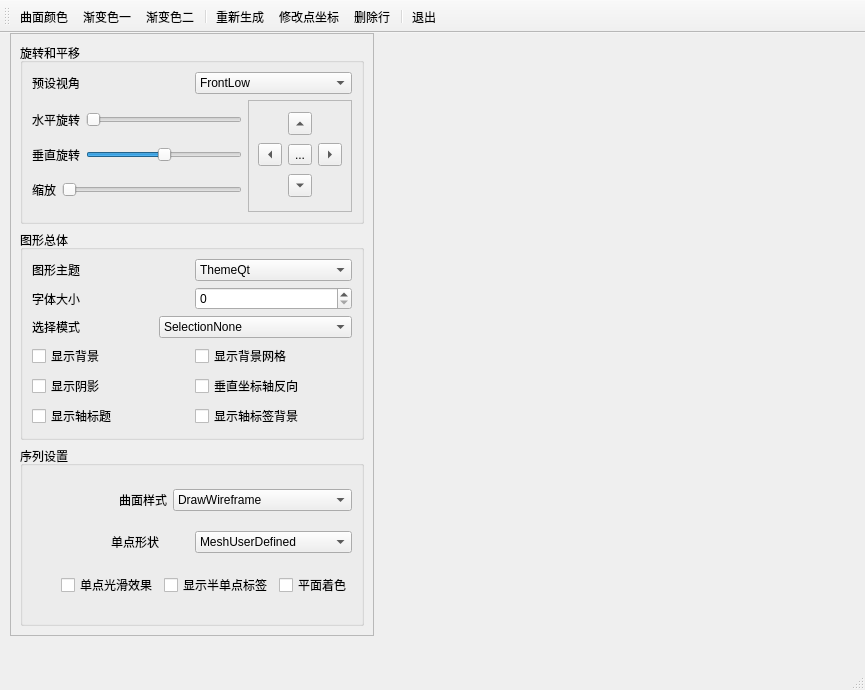
<?xml version="1.0" encoding="UTF-8"?>
<ui version="4.0">
 <class>MainWindow</class>
 <widget class="QMainWindow" name="MainWindow">
  <property name="geometry">
   <rect>
    <x>0</x>
    <y>0</y>
    <width>865</width>
    <height>690</height>
   </rect>
  </property>
  <property name="windowTitle">
   <string>Q3DScatter三维散点图</string>
  </property>
  <widget class="QWidget" name="centralwidget">
   <widget class="QFrame" name="frame_setupChart">
    <property name="geometry">
     <rect>
      <x>10</x>
      <y>0</y>
      <width>364</width>
      <height>603</height>
     </rect>
    </property>
    <property name="frameShape">
     <enum>QFrame::StyledPanel</enum>
    </property>
    <property name="frameShadow">
     <enum>QFrame::Raised</enum>
    </property>
    <layout class="QVBoxLayout" name="verticalLayout_5">
     <item>
      <widget class="QGroupBox" name="groupBox">
       <property name="title">
        <string>旋转和平移</string>
       </property>
       <layout class="QVBoxLayout" name="verticalLayout_3">
        <item>
         <layout class="QHBoxLayout" name="horizontalLayout_7">
          <item>
           <widget class="QLabel" name="label">
            <property name="text">
             <string>预设视角</string>
            </property>
           </widget>
          </item>
          <item>
           <widget class="QComboBox" name="comboBox_preView">
            <item>
             <property name="text">
              <string>FrontLow</string>
             </property>
            </item>
            <item>
             <property name="text">
              <string>Front</string>
             </property>
            </item>
            <item>
             <property name="text">
              <string>FrontHigh</string>
             </property>
            </item>
            <item>
             <property name="text">
              <string>LeftLow</string>
             </property>
            </item>
            <item>
             <property name="text">
              <string>Left</string>
             </property>
            </item>
            <item>
             <property name="text">
              <string>LeftHigh</string>
             </property>
            </item>
            <item>
             <property name="text">
              <string>RightLow</string>
             </property>
            </item>
            <item>
             <property name="text">
              <string>Right</string>
             </property>
            </item>
            <item>
             <property name="text">
              <string>RightHigh</string>
             </property>
            </item>
            <item>
             <property name="text">
              <string>BehindLow</string>
             </property>
            </item>
            <item>
             <property name="text">
              <string>Behind</string>
             </property>
            </item>
            <item>
             <property name="text">
              <string>BehindHigh</string>
             </property>
            </item>
            <item>
             <property name="text">
              <string>sometricLeft</string>
             </property>
            </item>
            <item>
             <property name="text">
              <string>sometricLeftHigh</string>
             </property>
            </item>
            <item>
             <property name="text">
              <string>sometricRight</string>
             </property>
            </item>
            <item>
             <property name="text">
              <string>sometricRightHigh</string>
             </property>
            </item>
            <item>
             <property name="text">
              <string>DirectlyAbove</string>
             </property>
            </item>
            <item>
             <property name="text">
              <string>DirectlyAboveCW45</string>
             </property>
            </item>
            <item>
             <property name="text">
              <string>DirectlyAboveCCW45</string>
             </property>
            </item>
            <item>
             <property name="text">
              <string>FrontBelow</string>
             </property>
            </item>
            <item>
             <property name="text">
              <string>LeftBelow</string>
             </property>
            </item>
            <item>
             <property name="text">
              <string>RightBelow</string>
             </property>
            </item>
            <item>
             <property name="text">
              <string>BehindBelow</string>
             </property>
            </item>
            <item>
             <property name="text">
              <string>DirectlyBelow</string>
             </property>
            </item>
           </widget>
          </item>
         </layout>
        </item>
        <item>
         <layout class="QHBoxLayout" name="horizontalLayout_11">
          <item>
           <layout class="QVBoxLayout" name="verticalLayout_2">
            <item>
             <layout class="QHBoxLayout" name="horizontalLayout_8">
              <item>
               <widget class="QLabel" name="label_2">
                <property name="text">
                 <string>水平旋转</string>
                </property>
               </widget>
              </item>
              <item>
               <widget class="QSlider" name="horizontalSlider_horizontalRotate">
                <property name="orientation">
                 <enum>Qt::Horizontal</enum>
                </property>
               </widget>
              </item>
             </layout>
            </item>
            <item>
             <layout class="QHBoxLayout" name="horizontalLayout_9">
              <item>
               <widget class="QLabel" name="label_3">
                <property name="text">
                 <string>垂直旋转</string>
                </property>
               </widget>
              </item>
              <item>
               <widget class="QSlider" name="horizontalSlider_VerticalRotate">
                <property name="minimum">
                 <number>-180</number>
                </property>
                <property name="maximum">
                 <number>180</number>
                </property>
                <property name="orientation">
                 <enum>Qt::Horizontal</enum>
                </property>
               </widget>
              </item>
             </layout>
            </item>
            <item>
             <layout class="QHBoxLayout" name="horizontalLayout_10">
              <item>
               <widget class="QLabel" name="label_4">
                <property name="text">
                 <string>缩放</string>
                </property>
               </widget>
              </item>
              <item>
               <widget class="QSlider" name="horizontalSlider_scaled">
                <property name="minimum">
                 <number>10</number>
                </property>
                <property name="maximum">
                 <number>100</number>
                </property>
                <property name="orientation">
                 <enum>Qt::Horizontal</enum>
                </property>
               </widget>
              </item>
             </layout>
            </item>
           </layout>
          </item>
          <item>
           <widget class="QFrame" name="frame">
            <property name="frameShape">
             <enum>QFrame::StyledPanel</enum>
            </property>
            <property name="frameShadow">
             <enum>QFrame::Raised</enum>
            </property>
            <layout class="QGridLayout" name="gridLayout">
             <item row="0" column="1">
              <widget class="QToolButton" name="toolButton_up">
               <property name="text">
                <string>...</string>
               </property>
               <property name="arrowType">
                <enum>Qt::UpArrow</enum>
               </property>
              </widget>
             </item>
             <item row="1" column="0">
              <widget class="QToolButton" name="toolButton_left">
               <property name="text">
                <string>...</string>
               </property>
               <property name="arrowType">
                <enum>Qt::LeftArrow</enum>
               </property>
              </widget>
             </item>
             <item row="1" column="1">
              <widget class="QToolButton" name="toolButton_refresh">
               <property name="text">
                <string>...</string>
               </property>
              </widget>
             </item>
             <item row="1" column="2">
              <widget class="QToolButton" name="toolButton_right">
               <property name="text">
                <string>...</string>
               </property>
               <property name="arrowType">
                <enum>Qt::RightArrow</enum>
               </property>
              </widget>
             </item>
             <item row="2" column="1">
              <widget class="QToolButton" name="toolButton_down">
               <property name="text">
                <string>...</string>
               </property>
               <property name="arrowType">
                <enum>Qt::DownArrow</enum>
               </property>
              </widget>
             </item>
            </layout>
           </widget>
          </item>
         </layout>
        </item>
       </layout>
      </widget>
     </item>
     <item>
      <widget class="QGroupBox" name="groupBox_2">
       <property name="title">
        <string>图形总体</string>
       </property>
       <layout class="QVBoxLayout" name="verticalLayout">
        <item>
         <layout class="QHBoxLayout" name="horizontalLayout">
          <item>
           <widget class="QLabel" name="label_5">
            <property name="text">
             <string>图形主题</string>
            </property>
           </widget>
          </item>
          <item>
           <widget class="QComboBox" name="comboBox_mapTheme">
            <item>
             <property name="text">
              <string>ThemeQt</string>
             </property>
            </item>
            <item>
             <property name="text">
              <string>ThemePrimaryColors</string>
             </property>
            </item>
            <item>
             <property name="text">
              <string>ThemeDigia</string>
             </property>
            </item>
            <item>
             <property name="text">
              <string>ThemeStoneMoss</string>
             </property>
            </item>
            <item>
             <property name="text">
              <string>ThemeArmyBlue</string>
             </property>
            </item>
            <item>
             <property name="text">
              <string>ThemeRetro</string>
             </property>
            </item>
            <item>
             <property name="text">
              <string>ThemeEbony</string>
             </property>
            </item>
            <item>
             <property name="text">
              <string>ThemeIsabelle</string>
             </property>
            </item>
            <item>
             <property name="text">
              <string>ThemeUserDefined</string>
             </property>
            </item>
           </widget>
          </item>
         </layout>
        </item>
        <item>
         <layout class="QHBoxLayout" name="horizontalLayout_2">
          <item>
           <widget class="QLabel" name="label_6">
            <property name="text">
             <string>字体大小</string>
            </property>
           </widget>
          </item>
          <item>
           <widget class="QSpinBox" name="spinBox_fontSize"/>
          </item>
         </layout>
        </item>
        <item>
         <layout class="QHBoxLayout" name="horizontalLayout_3">
          <item>
           <widget class="QLabel" name="label_7">
            <property name="text">
             <string>选择模式</string>
            </property>
           </widget>
          </item>
          <item>
           <widget class="QComboBox" name="comboBox_selectMode">
            <item>
             <property name="text">
              <string>SelectionNone</string>
             </property>
            </item>
            <item>
             <property name="text">
              <string>SelectionItem</string>
             </property>
            </item>
            <item>
             <property name="text">
              <string>SelectionRow</string>
             </property>
            </item>
            <item>
             <property name="text">
              <string>SelectionItemAndRow</string>
             </property>
            </item>
            <item>
             <property name="text">
              <string>SelectionColumn</string>
             </property>
            </item>
            <item>
             <property name="text">
              <string>SelectionItemAndColumn</string>
             </property>
            </item>
            <item>
             <property name="text">
              <string>SelectionRowAndColumn</string>
             </property>
            </item>
            <item>
             <property name="text">
              <string>SelectionItemRowAndColumn</string>
             </property>
            </item>
            <item>
             <property name="text">
              <string>SelectionSlice</string>
             </property>
            </item>
            <item>
             <property name="text">
              <string>SelectionMultiSeries</string>
             </property>
            </item>
           </widget>
          </item>
         </layout>
        </item>
        <item>
         <layout class="QHBoxLayout" name="horizontalLayout_4">
          <item>
           <widget class="QCheckBox" name="checkBox_showBackground">
            <property name="text">
             <string>显示背景</string>
            </property>
           </widget>
          </item>
          <item>
           <widget class="QCheckBox" name="checkBox_showGrid">
            <property name="text">
             <string>显示背景网格</string>
            </property>
           </widget>
          </item>
         </layout>
        </item>
        <item>
         <layout class="QHBoxLayout" name="horizontalLayout_5">
          <item>
           <widget class="QCheckBox" name="checkBox_showReflection">
            <property name="text">
             <string>显示阴影</string>
            </property>
           </widget>
          </item>
          <item>
           <widget class="QCheckBox" name="checkBox_reverseValueAxis">
            <property name="text">
             <string>垂直坐标轴反向</string>
            </property>
           </widget>
          </item>
         </layout>
        </item>
        <item>
         <layout class="QHBoxLayout" name="horizontalLayout_6">
          <item>
           <widget class="QCheckBox" name="checkBox_showAxisTitle">
            <property name="text">
             <string>显示轴标题</string>
            </property>
           </widget>
          </item>
          <item>
           <widget class="QCheckBox" name="checkBox_showAxisLabelBackground">
            <property name="text">
             <string>显示轴标签背景</string>
            </property>
           </widget>
          </item>
         </layout>
        </item>
       </layout>
      </widget>
     </item>
     <item>
      <widget class="QGroupBox" name="groupBox_3">
       <property name="title">
        <string>序列设置</string>
       </property>
       <layout class="QVBoxLayout" name="verticalLayout_4">
        <item>
         <layout class="QHBoxLayout" name="horizontalLayout_13">
          <item>
           <spacer name="horizontalSpacer">
            <property name="orientation">
             <enum>Qt::Horizontal</enum>
            </property>
            <property name="sizeHint" stdset="0">
             <size>
              <width>40</width>
              <height>20</height>
             </size>
            </property>
           </spacer>
          </item>
          <item>
           <widget class="QLabel" name="label_8">
            <property name="text">
             <string>曲面样式</string>
            </property>
           </widget>
          </item>
          <item>
           <widget class="QComboBox" name="comboBox_surfaceStyle">
            <item>
             <property name="text">
              <string>DrawWireframe</string>
             </property>
            </item>
            <item>
             <property name="text">
              <string>DrawSurface</string>
             </property>
            </item>
            <item>
             <property name="text">
              <string>DrawSurfaceAndWireframe</string>
             </property>
            </item>
           </widget>
          </item>
         </layout>
        </item>
        <item>
         <layout class="QHBoxLayout" name="horizontalLayout_14" stretch="1,1,2">
          <item>
           <spacer name="horizontalSpacer_2">
            <property name="orientation">
             <enum>Qt::Horizontal</enum>
            </property>
            <property name="sizeHint" stdset="0">
             <size>
              <width>40</width>
              <height>20</height>
             </size>
            </property>
           </spacer>
          </item>
          <item>
           <widget class="QLabel" name="label_9">
            <property name="text">
             <string>单点形状</string>
            </property>
           </widget>
          </item>
          <item>
           <widget class="QComboBox" name="comboBox_pointShape">
            <item>
             <property name="text">
              <string>MeshUserDefined</string>
             </property>
            </item>
            <item>
             <property name="text">
              <string>MeshBar</string>
             </property>
            </item>
            <item>
             <property name="text">
              <string>MeshCube</string>
             </property>
            </item>
            <item>
             <property name="text">
              <string>MeshPyramid</string>
             </property>
            </item>
            <item>
             <property name="text">
              <string>MeshCone</string>
             </property>
            </item>
            <item>
             <property name="text">
              <string>MeshBevelBar</string>
             </property>
            </item>
            <item>
             <property name="text">
              <string>MeshBevelCube</string>
             </property>
            </item>
            <item>
             <property name="text">
              <string>MeshSphere</string>
             </property>
            </item>
            <item>
             <property name="text">
              <string>MeshMinimal</string>
             </property>
            </item>
            <item>
             <property name="text">
              <string>MeshArrow</string>
             </property>
            </item>
            <item>
             <property name="text">
              <string>MeshPoint</string>
             </property>
            </item>
           </widget>
          </item>
         </layout>
        </item>
        <item>
         <layout class="QHBoxLayout" name="horizontalLayout_12">
          <item>
           <spacer name="horizontalSpacer_3">
            <property name="orientation">
             <enum>Qt::Horizontal</enum>
            </property>
            <property name="sizeHint" stdset="0">
             <size>
              <width>40</width>
              <height>20</height>
             </size>
            </property>
           </spacer>
          </item>
          <item>
           <widget class="QCheckBox" name="checkBox_smoothEffect">
            <property name="text">
             <string>单点光滑效果</string>
            </property>
           </widget>
          </item>
          <item>
           <widget class="QCheckBox" name="checkBox_showSelectedBarLabels">
            <property name="text">
             <string>显示半单点标签</string>
            </property>
           </widget>
          </item>
          <item>
           <widget class="QCheckBox" name="checkBox">
            <property name="text">
             <string>平面着色</string>
            </property>
           </widget>
          </item>
         </layout>
        </item>
       </layout>
      </widget>
     </item>
    </layout>
   </widget>
  </widget>
  <widget class="QMenuBar" name="menubar">
   <property name="geometry">
    <rect>
     <x>0</x>
     <y>0</y>
     <width>865</width>
     <height>25</height>
    </rect>
   </property>
  </widget>
  <widget class="QStatusBar" name="statusbar"/>
  <widget class="QToolBar" name="toolBar">
   <property name="windowTitle">
    <string>toolBar</string>
   </property>
   <attribute name="toolBarArea">
    <enum>TopToolBarArea</enum>
   </attribute>
   <attribute name="toolBarBreak">
    <bool>false</bool>
   </attribute>
   <addaction name="action_seriesColor"/>
   <addaction name="action_addRow"/>
   <addaction name="action_insertRow"/>
   <addaction name="separator"/>
   <addaction name="action_reBuildChart"/>
   <addaction name="action_changValue"/>
   <addaction name="action_delRow"/>
   <addaction name="separator"/>
   <addaction name="action_quit"/>
  </widget>
  <action name="action_seriesColor">
   <property name="text">
    <string>曲面颜色</string>
   </property>
   <property name="toolTip">
    <string>曲面颜色</string>
   </property>
   <property name="menuRole">
    <enum>QAction::NoRole</enum>
   </property>
  </action>
  <action name="action_reBuildChart">
   <property name="text">
    <string>重新生成</string>
   </property>
   <property name="toolTip">
    <string>重新生成</string>
   </property>
   <property name="menuRole">
    <enum>QAction::NoRole</enum>
   </property>
  </action>
  <action name="action_changValue">
   <property name="text">
    <string>修改点坐标</string>
   </property>
   <property name="toolTip">
    <string>修改点坐标</string>
   </property>
   <property name="menuRole">
    <enum>QAction::NoRole</enum>
   </property>
  </action>
  <action name="action_addRow">
   <property name="text">
    <string>渐变色一</string>
   </property>
   <property name="toolTip">
    <string>渐变色一</string>
   </property>
   <property name="menuRole">
    <enum>QAction::NoRole</enum>
   </property>
  </action>
  <action name="action_insertRow">
   <property name="text">
    <string>渐变色二</string>
   </property>
   <property name="toolTip">
    <string>渐变色二</string>
   </property>
   <property name="menuRole">
    <enum>QAction::NoRole</enum>
   </property>
  </action>
  <action name="action_delRow">
   <property name="text">
    <string>删除行</string>
   </property>
   <property name="toolTip">
    <string>删除行</string>
   </property>
   <property name="menuRole">
    <enum>QAction::NoRole</enum>
   </property>
  </action>
  <action name="action_quit">
   <property name="text">
    <string>退出</string>
   </property>
   <property name="toolTip">
    <string>退出</string>
   </property>
   <property name="menuRole">
    <enum>QAction::NoRole</enum>
   </property>
  </action>
 </widget>
 <resources/>
 <connections>
  <connection>
   <sender>action_quit</sender>
   <signal>triggered()</signal>
   <receiver>MainWindow</receiver>
   <slot>close()</slot>
   <hints>
    <hint type="sourcelabel">
     <x>-1</x>
     <y>-1</y>
    </hint>
    <hint type="destinationlabel">
     <x>432</x>
     <y>312</y>
    </hint>
   </hints>
  </connection>
 </connections>
</ui>
